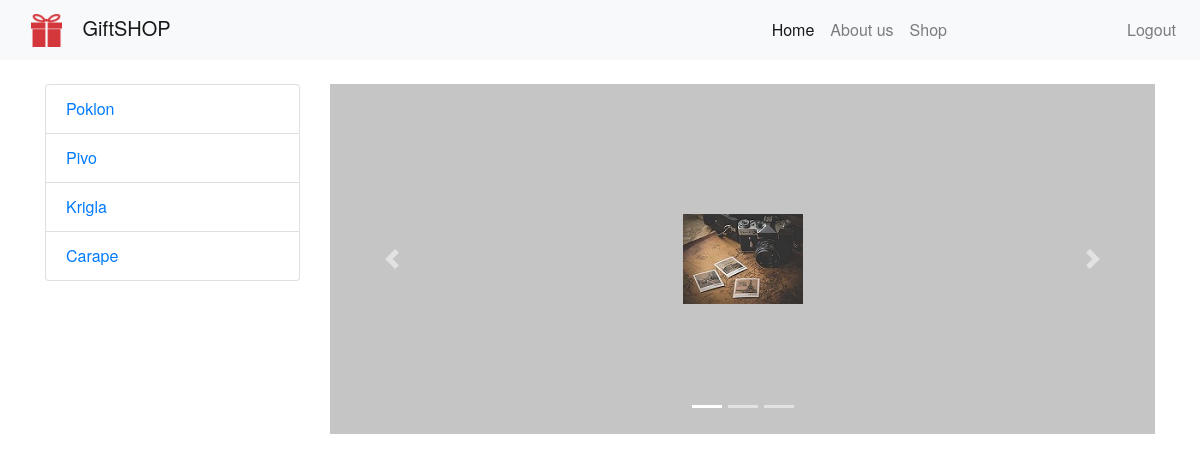
The page /shop.php (signed in) on the database its author committed.
### tables this page shows
CREATE TABLE `category` (
  `id_category` int(11) NOT NULL,
  `category_name` varchar(255) DEFAULT NULL
);

CREATE TABLE `product` (
  `id` int(11) NOT NULL,
  `name` varchar(255) NOT NULL,
  `description` varchar(1000) DEFAULT NULL,
  `category_id` int(11) NOT NULL,
  `price` decimal(10,0) NOT NULL,
  `image` varchar(255) DEFAULT NULL
);

### shop.php (the view, shortened to what this page needs)
<?php
include('includes/db_config.php');
$categories_sql = "SELECT * from category";
$categories_result = mysqli_query($connection, $categories_sql);
$random_sql = "SELECT * from product ORDER BY RAND() LIMIT 3";
$random_result =  mysqli_query($connection, $random_sql);
$random = mysqli_fetch_all($random_result, MYSQLI_ASSOC);
?>
<!DOCTYPE html>
<html lang="pt-br">
<head>
  <link rel="stylesheet" href="css/bootstrap.min.css">
  <link rel="stylesheet" href="css/style.css">
  <link rel="stylesheet" href="https://maxcdn.bootstrapcdn.com/font-awesome/4.7.0/css/font-awesome.min.css">
  <link rel="stylesheet" href="https://cdnjs.cloudflare.com/ajax/libs/limonte-sweetalert2/8.11.8/sweetalert2.min.css">
</head>
<body>
  <nav class="navbar navbar-expand-md navbar-light bg-light container-fluid">
    <a class="navbar-brand" href="index.php">
      <img src="img/logo.png" class="col-1 d-none d-sm-inline-block" alt="giftshop">
      <strong>GiftSHOP</strong>
    </a>
    <div class="collapse navbar-collapse" id="navbarSupportedContent">
      <ul class="navbar-nav mr-auto">
        <li class="nav-item active">
          <a class="nav-link" href="index.php">Home</a>
        </li>
        <li class="nav-item">
          <a class="nav-link" href="about.php">About us</a>
        </li>
        <li class="nav-item">
          <a class="nav-link" href="shop.php">Shop</a>
        </li>
      </ul>
      <ul class="nav navbar-nav ml-auto">
        <?php if (isset($_SESSION['user']) && $_SESSION['user'] != 0) {
          echo '<li class="nav-item">
               <a class="nav-link" href="includes/logout.php">Logout</a>
            </li>';
        } else {
          echo '<li class="nav-item">
               <a class="nav-link" href="login.php">Login</a>
            </li>';
        }
        ?>
      </ul>
    </div>
  </nav>
  <div class="container-fluid">
    <div class="container push-down">
      <div class="row">
        <div class="col-lg-3">
          <div class="list-group">
            <?php
            while ($c = mysqli_fetch_array($categories_result, MYSQLI_ASSOC)) {
              ?>
              <a href="" data-id="<?php echo $c['id_category']; ?>" class="list-group-item category_select"><?php echo $c['category_name']; ?></a>
            <?php
            }
            ?>
          </div>
        </div>
        <div class="col-lg-9">
          <div id="carouselExampleIndicators" class="carousel slide my-4" data-ride="carousel">
            <ol class="carousel-indicators">
              <li data-target="#carouselExampleIndicators" data-slide-to="0" class="active"></li>
              <li data-target="#carouselExampleIndicators" data-slide-to="1"></li>
              <li data-target="#carouselExampleIndicators" data-slide-to="2"></li>
            </ol>
            <div class="carousel-inner" role="listbox">
              <?php
              foreach ($random as $product) {
                if ($random[0] == $product) { ?>
                  <div class="carousel-item active">
                    <img class="d-block img-fluid presentation" src="<?= $product['image'] ?>" alt="<?= $product['name'] ?>">
                  </div> <?php
                            } else {
                              ?>
                  <div class="carousel-item">
                    <img class="d-block img-fluid presentation" src="<?= $product['image'] ?>" alt="<?= $product['name'] ?>">
                  </div> <?php
                            }
                          }
                          ?>
            </div>
            <a class="carousel-control-prev" href="#carouselExampleIndicators" role="button" data-slide="prev">
              <span class="carousel-control-prev-icon" aria-hidden="false"></span>
            </a>
            <a class="carousel-control-next" href="#carouselExampleIndicators" role="button" data-slide="next">
              <span class="carousel-control-next-icon" aria-hidden="false"></span>
            </a>
          </div>
        </div>
      </div>
    </div>
  </div>
</body>
</html>

### css/style.css (style rules this page uses)
html, body { margin: 0; padding: 0; width: 100%; }
body { font-family: "Helvetica Neue",sans-serif; font-weight: lighter; }

### shop.php (style rules this page uses)
.presentation { width: 900px; height: 350px; object-fit: scale-down; background-color: #c5c5c5; }

### rows shown on the page
category: category_name "Poklon"
category: category_name "Pivo"
category: category_name "Krigla"
category: category_name "Carape"
product: image (picture)
